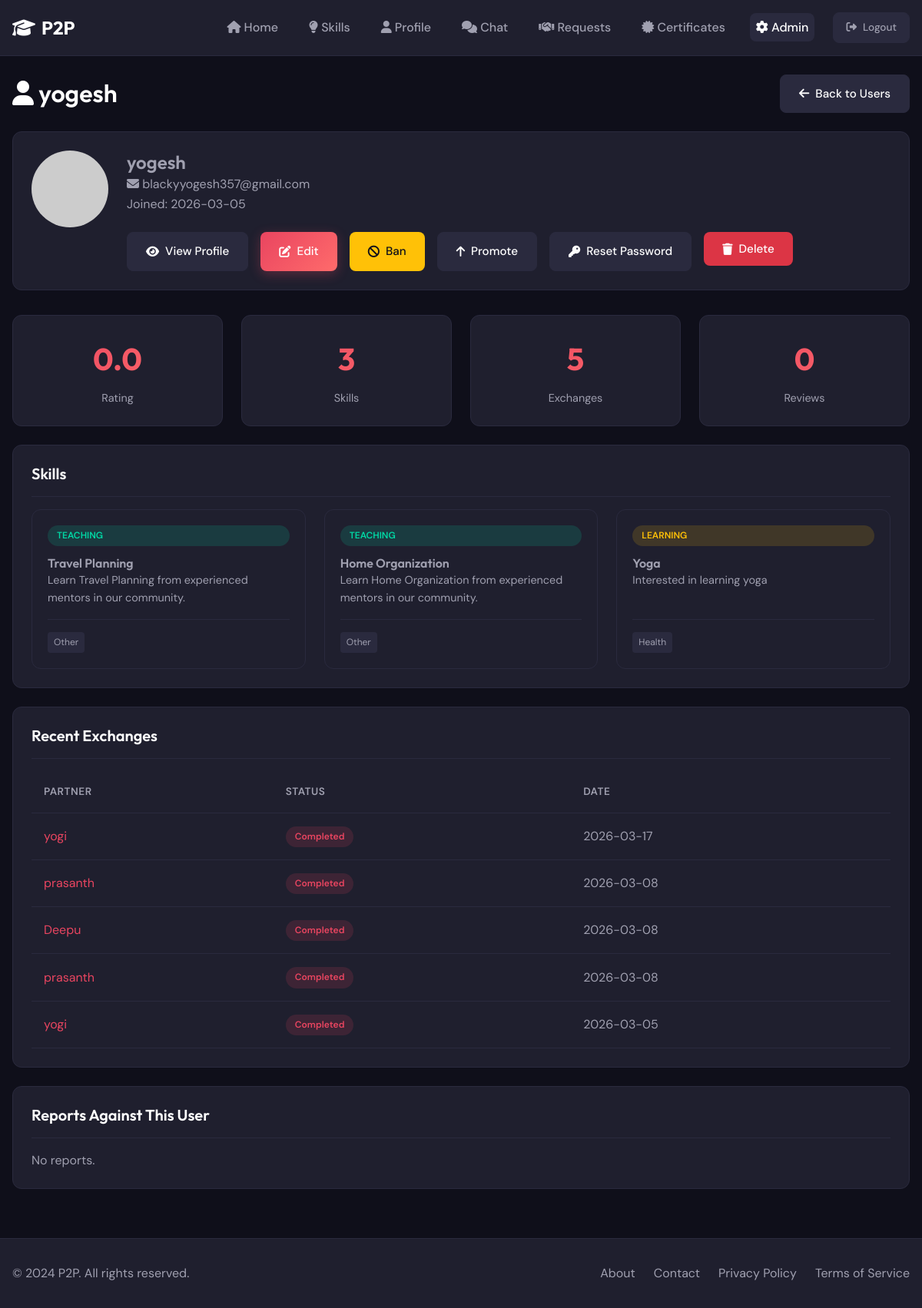
The page /admin/users/2 (signed in) on the database its author committed.
### models.py (models this page shows, shortened)
class User(UserMixin, db.Model):
    __tablename__ = 'users'
    id = db.Column(db.Integer, primary_key=True)
    username = db.Column(db.String(80), unique=True, nullable=False, index=True)
    email = db.Column(db.String(120), unique=True, nullable=False, index=True)
    password_hash = db.Column(db.String(256), nullable=False)
    bio = db.Column(db.Text, default='')
    location = db.Column(db.String(120), default='')
    profile_picture = db.Column(db.String(255), default='default.png')
    signature_image = db.Column(db.String(255), nullable=True)  # Instructor signature image
    rating = db.Column(db.Float, default=0.0)
    is_admin = db.Column(db.Boolean, default=False)
    is_banned = db.Column(db.Boolean, default=False)
    created_at = db.Column(db.DateTime, default=datetime.utcnow)
    skills_offered = db.relationship('Skill', foreign_keys='Skill.user_id', backref='owner', lazy='dynamic')
    exchange_sent = db.relationship('ExchangeRequest', foreign_keys='ExchangeRequest.sender_id', backref='sender', lazy='dynamic')
    exchange_received = db.relationship('ExchangeRequest', foreign_keys='ExchangeRequest.receiver_id', backref='receiver', lazy='dynamic')
    messages_sent = db.relationship('Message', foreign_keys='Message.sender_id', backref='sender', lazy='dynamic')
    messages_received = db.relationship('Message', foreign_keys='Message.receiver_id', backref='receiver', lazy='dynamic')
    bookmarks = db.relationship('Bookmark', backref='user', lazy='dynamic', cascade='all, delete-orphan')
    reviews_given = db.relationship('Review', foreign_keys='Review.reviewer_id', backref='reviewer', lazy='dynamic')
    reviews_received = db.relationship('Review', foreign_keys='Review.reviewed_id', backref='reviewed', lazy='dynamic')
    reports_made = db.relationship('Report', foreign_keys='Report.reporter_id', backref='reporter', lazy='dynamic')
    reports_received = db.relationship('Report', foreign_keys='Report.reported_id', backref='reported', lazy='dynamic')

class Skill(db.Model):
    __tablename__ = 'skills'
    id = db.Column(db.Integer, primary_key=True)
    user_id = db.Column(db.Integer, db.ForeignKey('users.id'), nullable=False, index=True)
    title = db.Column(db.String(100), nullable=False)
    description = db.Column(db.Text, nullable=False)
    category = db.Column(db.String(50), nullable=False, index=True)
    skill_type = db.Column(db.String(10), nullable=False)  # 'offered' or 'wanted'
    is_approved = db.Column(db.Boolean, default=True)
    created_at = db.Column(db.DateTime, default=datetime.utcnow)
    bookmarks = db.relationship('Bookmark', backref='skill', lazy='dynamic', cascade='all, delete-orphan')
    exchange_requests_sender = db.relationship('ExchangeRequest', foreign_keys='ExchangeRequest.sender_skill_id', backref='sender_skill', lazy='dynamic')
    exchange_requests_receiver = db.relationship('ExchangeRequest', foreign_keys='ExchangeRequest.receiver_skill_id', backref='receiver_skill', lazy='dynamic')

class ExchangeRequest(db.Model):
    __tablename__ = 'exchange_requests'
    id = db.Column(db.Integer, primary_key=True)
    sender_id = db.Column(db.Integer, db.ForeignKey('users.id'), nullable=False, index=True)
    receiver_id = db.Column(db.Integer, db.ForeignKey('users.id'), nullable=False, index=True)
    sender_skill_id = db.Column(db.Integer, db.ForeignKey('skills.id'), nullable=False)
    receiver_skill_id = db.Column(db.Integer, db.ForeignKey('skills.id'), nullable=False)
    status = db.Column(db.String(20), default='pending', index=True)  # pending, accepted, rejected, completed
    message = db.Column(db.Text, default='')
    created_at = db.Column(db.DateTime, default=datetime.utcnow)
    updated_at = db.Column(db.DateTime, default=datetime.utcnow, onupdate=datetime.utcnow)

### routes/admin.py (the view)
@admin_bp.route('/users/<int:user_id>')
@admin_required
def user_detail(user_id):
    user = User.query.get_or_404(user_id)
    skills = Skill.query.filter_by(user_id=user_id).all()
    exchanges = ExchangeRequest.query.filter(
        (ExchangeRequest.sender_id == user_id) |
        (ExchangeRequest.receiver_id == user_id)
    ).order_by(ExchangeRequest.created_at.desc()).limit(10).all()
    reviews = Review.query.filter_by(reviewed_id=user_id).order_by(Review.created_at.desc()).limit(10).all()
    reports = Report.query.filter_by(reported_id=user_id).order_by(Report.created_at.desc()).limit(10).all()
    return render_template('admin/user_detail.html',
                           user=user,
                           skills=skills,
                           exchanges=exchanges,
                           reviews=reviews,
                           reports=reports)

### templates/admin/user_detail.html (shortened to what this page needs)
{% extends "base.html" %}
{% block content %}
<div class="container mt-3">
    <div class="flex-between mb-3">
        <h1><i class="fas fa-user"></i> {{ user.username }}</h1>
        <a href="{{ url_for('admin.users') }}" class="btn btn-secondary">
            <i class="fas fa-arrow-left"></i> Back to Users
        </a>
    </div>
    <div class="card mb-3">
        <div class="card-body">
            <div class="d-flex gap-3">
                <img src="{{ url_for('static', filename='uploads/' + user.profile_picture) }}" alt="{{ user.username }}" style="width: 100px; height: 100px; border-radius: 50%; object-fit: cover;" onerror="this.src='https://via.placeholder.com/100'">
                <div style="flex-grow: 1;">
                    <h2>
                        {{ user.username }}
                    </h2>
                    <p><i class="fas fa-envelope"></i> {{ user.email }}</p>
                    <p class="text-muted">Joined: {{ user.created_at.strftime('%Y-%m-%d') }}</p>
                    <div class="d-flex gap-2 mt-3">
                        <a href="{{ url_for('main.user_profile', user_id=user.id) }}" class="btn btn-secondary">
                            <i class="fas fa-eye"></i> View Profile
                        </a>
                        <a href="{{ url_for('admin.edit_user', user_id=user.id) }}" class="btn btn-primary">
                            <i class="fas fa-edit"></i> Edit
                        </a>
                        {% if not user.is_admin %}
                            {% if user.is_banned %}
                            <a href="{{ url_for('admin.unban_user', user_id=user.id) }}" class="btn btn-success">
                                <i class="fas fa-unlock"></i> Unban
                            </a>
                            {% else %}
                            <a href="{{ url_for('admin.ban_user', user_id=user.id) }}" class="btn btn-warning">
                                <i class="fas fa-ban"></i> Ban
                            </a>
                            {% endif %}
                            <a href="{{ url_for('admin.promote_user', user_id=user.id) }}" class="btn btn-secondary">
                                <i class="fas fa-arrow-up"></i> Promote
                            </a>
                        {% else %}
                            {% if user.id != current_user.id %}
                            <a href="{{ url_for('admin.demote_user', user_id=user.id) }}" class="btn btn-secondary">
                                <i class="fas fa-arrow-down"></i> Demote
                            </a>
                            {% endif %}
                        {% endif %}
                        {% if user.id != current_user.id %}
                        <a href="{{ url_for('admin.reset_password', user_id=user.id) }}" class="btn btn-secondary">
                            <i class="fas fa-key"></i> Reset Password
                        </a>
                        <form method="POST" action="{{ url_for('admin.delete_user', user_id=user.id) }}" class="delete-form" style="display: inline;">
                            <button type="submit" class="btn btn-danger">
                                <i class="fas fa-trash"></i> Delete
                            </button>
                        </form>
                        {% endif %}
                    </div>
                </div>
            </div>
        </div>
    </div>
    <div class="stats-grid mb-3">
        <div class="stat-card">
            <div class="stat-number">{{ user.rating|default(0)|round(1) }}</div>
            <div class="stat-label">Rating</div>
        </div>
        <div class="stat-card">
            <div class="stat-number">{{ skills|length }}</div>
            <div class="stat-label">Skills</div>
        </div>
        <div class="stat-card">
            <div class="stat-number">{{ exchanges|length }}</div>
            <div class="stat-label">Exchanges</div>
        </div>
        <div class="stat-card">
            <div class="stat-number">{{ reviews|length }}</div>
            <div class="stat-label">Reviews</div>
        </div>
    </div>
    <div class="card mb-3">
        <div class="card-header">
            <h3 class="card-title">Skills</h3>
        </div>
        <div class="card-body">
            {% if skills %}
            <div class="skills-grid">
                {% for skill in skills %}
                <div class="skill-card">
                    <span class="skill-type {{ skill.skill_type }}">
                        {% if skill.skill_type == 'offered' %}Teaching{% else %}Learning{% endif %}
                    </span>
                    <h4>{{ skill.title }}</h4>
                    <p>{{ skill.description }}</p>
                    <div class="skill-meta">
                        <span class="skill-category">{{ skill.category }}</span>
                    </div>
                </div>
                {% endfor %}
            </div>
            {% else %}
            <p class="text-muted">No skills.</p>
            {% endif %}
        </div>
    </div>
    <div class="card mb-3">
        <div class="card-header">
            <h3 class="card-title">Recent Exchanges</h3>
        </div>
        <div class="card-body">
            {% if exchanges %}
            <div class="table-container">
                <table>
                    <thead>
                        <tr>
                            <th>Partner</th>
                            <th>Status</th>
                            <th>Date</th>
                        </tr>
                    </thead>
                    <tbody>
                        {% for ex in exchanges %}
                        <tr>
                            <td>
                                {% if ex.sender_id == user.id %}
                                <a href="{{ url_for('main.user_profile', user_id=ex.receiver_id) }}">{{ ex.receiver.username }}</a>
                                {% else %}
                                <a href="{{ url_for('main.user_profile', user_id=ex.sender_id) }}">{{ ex.sender.username }}</a>
                                {% endif %}
                            </td>
                            <td>
                                <span class="badge {% if ex.status == 'pending' %}badge-warning{% elif ex.status == 'accepted' %}badge-success{% elif ex.status == 'rejected' %}badge-danger{% else %}badge-info{% endif %}">
                                    {{ ex.status|title }}
                                </span>
                            </td>
                            <td>{{ ex.created_at.strftime('%Y-%m-%d') }}</td>
                        </tr>
                        {% endfor %}
                    </tbody>
                </table>
            </div>
            {% else %}
            <p class="text-muted">No exchanges.</p>
            {% endif %}
        </div>
    </div>
    <div class="card">
        <div class="card-header">
            <h3 class="card-title">Reports Against This User</h3>
        </div>
        <div class="card-body">
            {% if reports %}
            {% for report in reports %}
            <div class="card mb-2" style="background: var(--surface-light);">
                <div class="d-flex gap-2 flex-between">
                    <div>
                        <strong>Reason:</strong> {{ report.reason[:100] }}...
                        <p class="text-muted">By: <a href="{{ url_for('main.user_profile', user_id=report.reporter_id) }}">{{ report.reporter.username }}</a></p>
                    </div>
                    <span class="badge {% if report.status == 'pending' %}badge-warning{% elif report.status == 'resolved' %}badge-success{% else %}badge-info{% endif %}">
                        {{ report.status|title }}
                    </span>
                </div>
            </div>
            {% endfor %}
            {% else %}
            <p class="text-muted">No reports.</p>
            {% endif %}
        </div>
    </div>
</div>
{% endblock %}

### rows shown on the page
User: username "yogesh", email "blackyyogesh357@gmail.com", created_at "2026-03-05", rating "0.0"
Skill: skill_type "TEACHING", title "Travel Planning", description "Learn Travel Planning from experienced mentors in our community.", category "Other"
Skill: skill_type "TEACHING", title "Home Organization", description "Learn Home Organization from experienced mentors in our community.", category "Other"
Skill: skill_type "LEARNING", title "Yoga", description "Interested in learning yoga", category "Health"
ExchangeRequest: sender.username "yogi", status "Completed", created_at "2026-03-17"
ExchangeRequest: receiver.username "prasanth", status "Completed", created_at "2026-03-08"
ExchangeRequest: sender.username "Deepu", status "Completed", created_at "2026-03-08"
ExchangeRequest: sender.username "prasanth", status "Completed", created_at "2026-03-08"
ExchangeRequest: receiver.username "yogi", status "Completed", created_at "2026-03-05"

### other values the page prints
{{ skills|length }} "3"
{{ exchanges|length }} "5"
{{ reviews|length }} "0"
